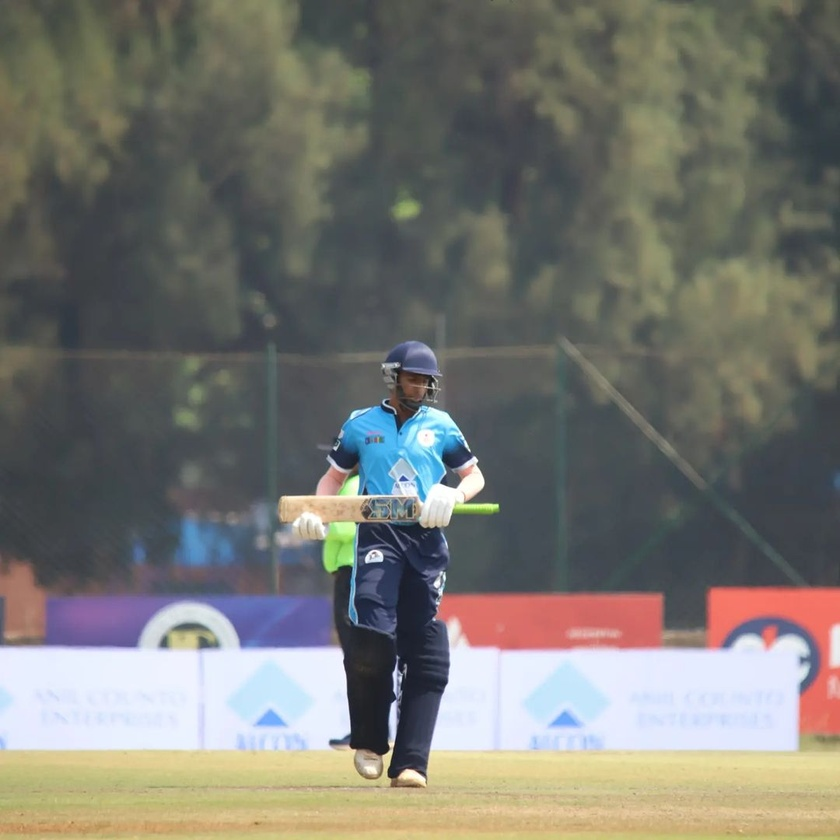
#> input picture profile.jpg, 840 x 840 px, shrunk from 1080 x 1080 before the run, found by its file name
$ python create_subject_cutout.py
#> lines starting #> are read from the running program, lines starting #| are printed output that depends on the picture; after the words box and inside, x2 and y2 are one past the last pixel; in counts of white or black regions, pixels touching at a corner belong together
import numpy as np
from PIL import Image

# Load original profile.jpg
img = Image.open('public/profile.jpg').convert('RGBA')
arr = np.array(img)

# R, G, B channels
r, g, b = arr[:,:,0], arr[:,:,1], arr[:,:,2]
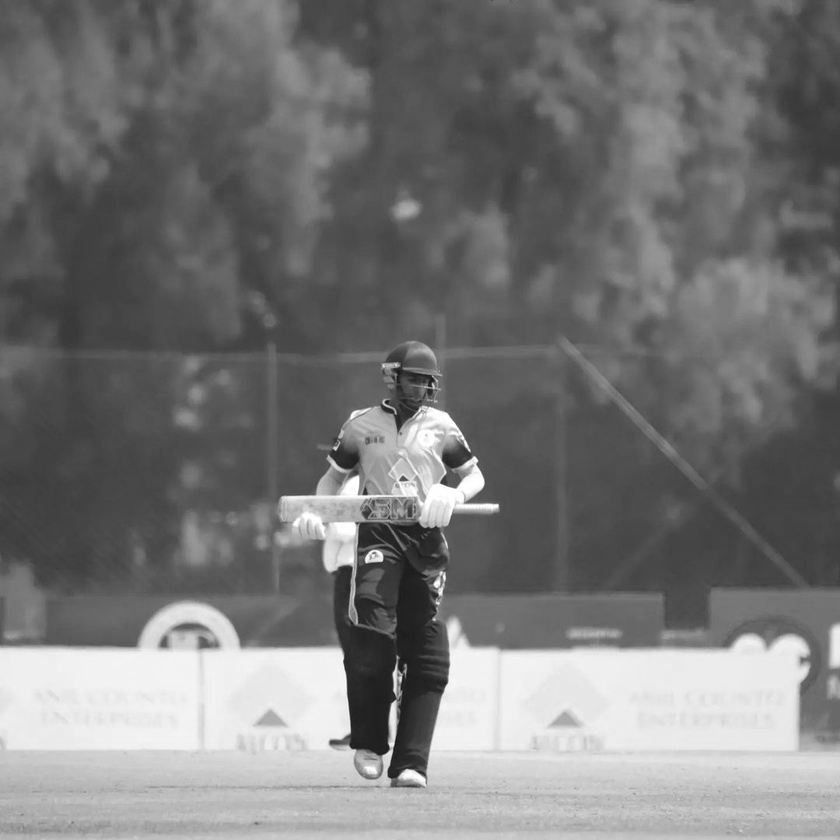
#> g: shape (840, 840); min 19, max 255, mean 119.2
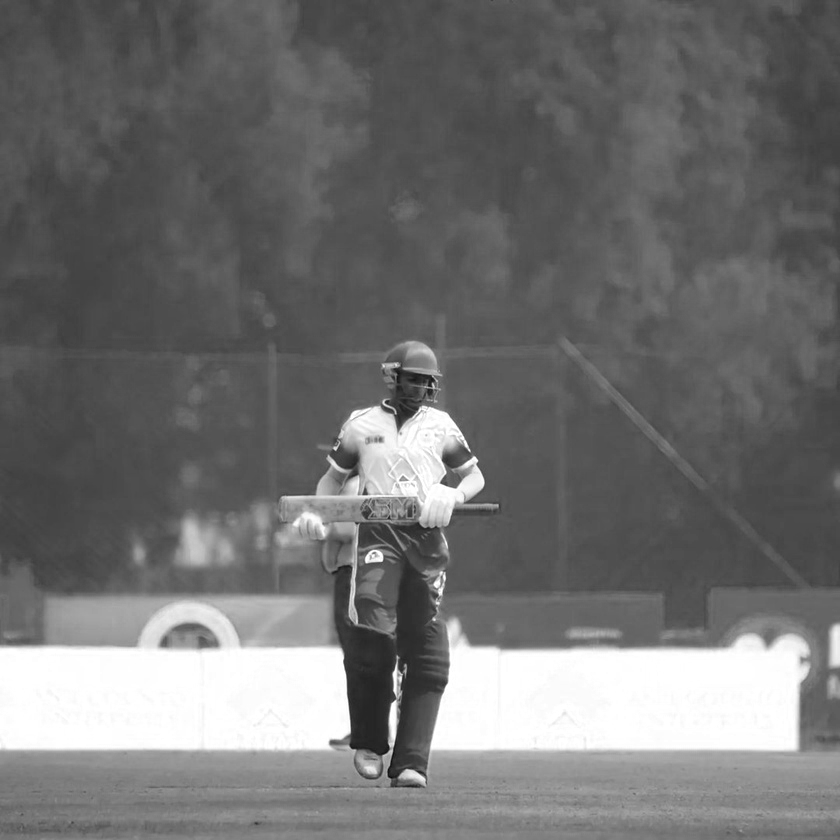
#> b: shape (840, 840); min 7, max 255, mean 113.4

# Detect cricket grass/field (high green, or reddish boundary banner)
# Grass: Green is significantly higher than Red & Blue
grass_mask = (g > 70) & (g > r * 0.9) & (g > b * 1.1)
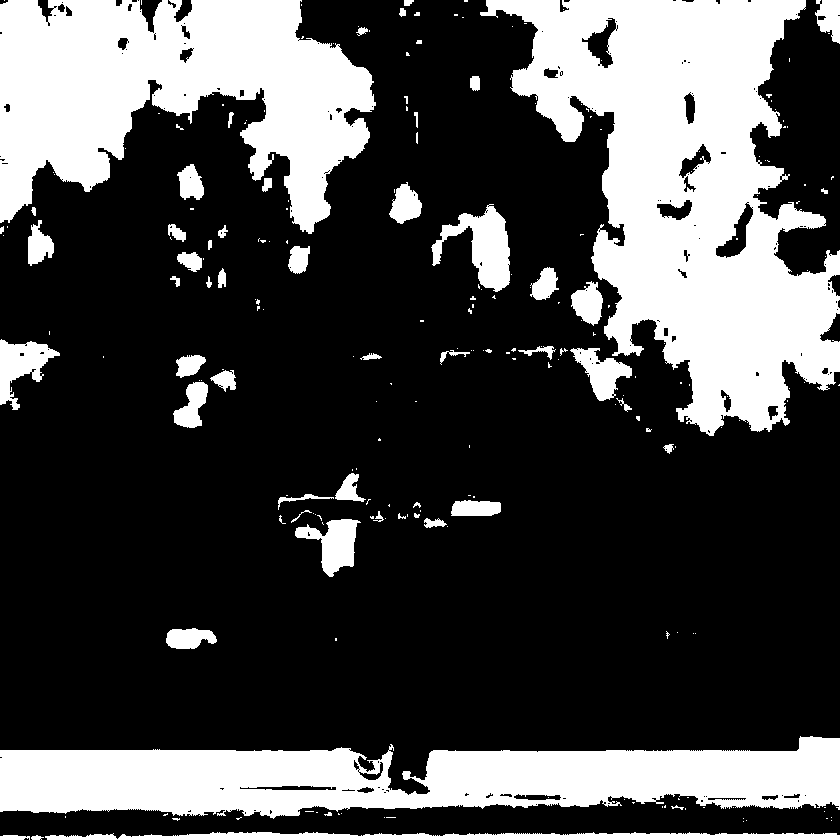
#> grass_mask: shape (840, 840) bool; 28.8% white; 228 white regions (168 under 20 px), largest, box (x1, y1, x2, y2) and area: (480, 0, 840, 436) 79332, (0, 0, 376, 234) 52429, (0, 736, 840, 819) 46169

# Red advertising board in background: High Red, low Green/Blue
red_board_mask = (r > 130) & (r > g * 1.3) & (r > b * 1.3)
#> red_board_mask: shape (840, 840) bool; 3.3% white; 19 white regions (10 under 20 px), largest, box (x1, y1, x2, y2) and area: (436, 593, 664, 650) 11506, (704, 587, 840, 735) 8346, (0, 565, 46, 636) 2365

# Sky/faint top background
top_bg_mask = (arr.shape[0] * 0.3 > np.indices(r.shape)[0]) & (g > 100) & (b > 100)
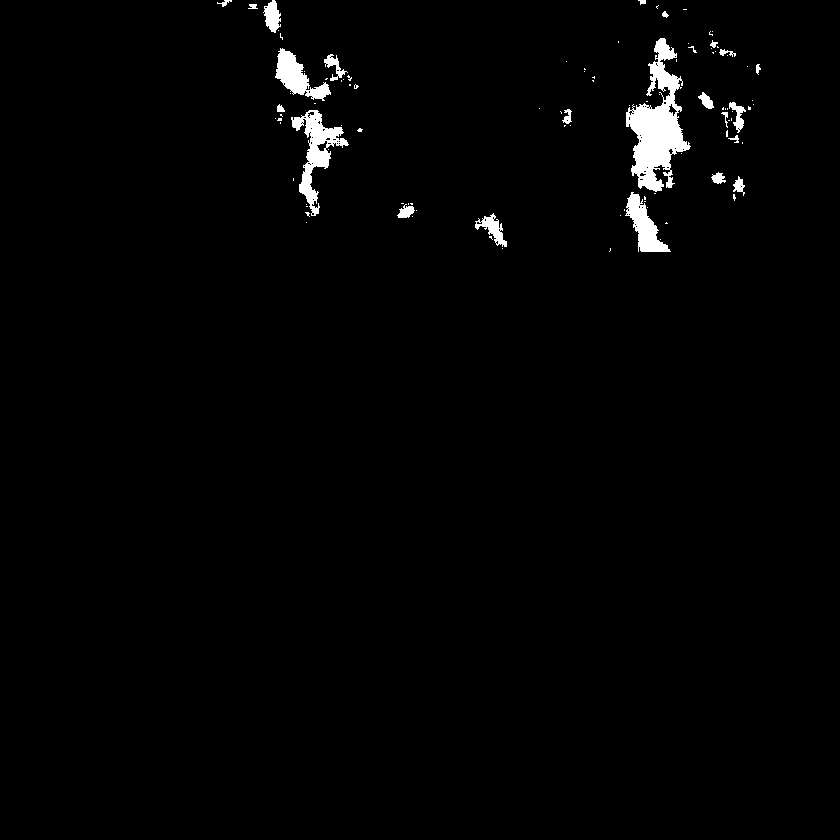
#> top_bg_mask: shape (840, 840) bool; 1.6% white; 101 white regions (77 under 20 px), largest, box (x1, y1, x2, y2) and area: (626, 38, 691, 192) 4478, (291, 110, 349, 216) 1892, (275, 48, 331, 101) 1231

bg_mask = grass_mask | red_board_mask

# Keep person (cricketer in blue jersey & helmet & white pads)
alpha = np.ones(r.shape, dtype=np.uint8) * 255

# Apply smooth falloff mask around subject
h, w = r.shape
#> h = 840; w = 840
for y in range(h):
    for x in range(w):
        # Center subject area is roughly x: 300 to 780, y: 150 to 950
        if not (0.28 * w <= x <= 0.72 * w and 0.15 * h <= y <= 0.98 * h):
            alpha[y, x] = 0
        elif bg_mask[y, x]:
            # Check if it's grass/background around the subject
            # Preserve blue jersey (high blue/cyan: b > 100, b > r)
            if not (b[y, x] > 110 and b[y, x] > r[y, x]):
                alpha[y, x] = 0
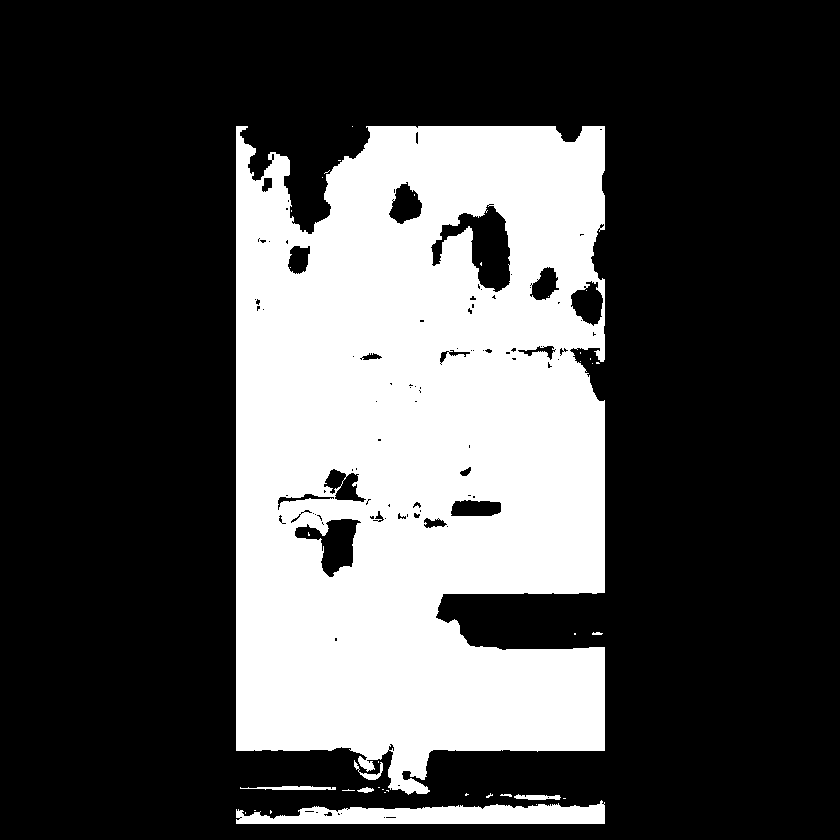
#> alpha: shape (840, 840); 29.9% white; 38 white regions (30 under 20 px), largest, box (x1, y1, x2, y2) and area: (236, 126, 605, 795) 204657, (236, 800, 605, 824) 5748, (240, 786, 336, 790) 266

arr[:, :, 3] = alpha
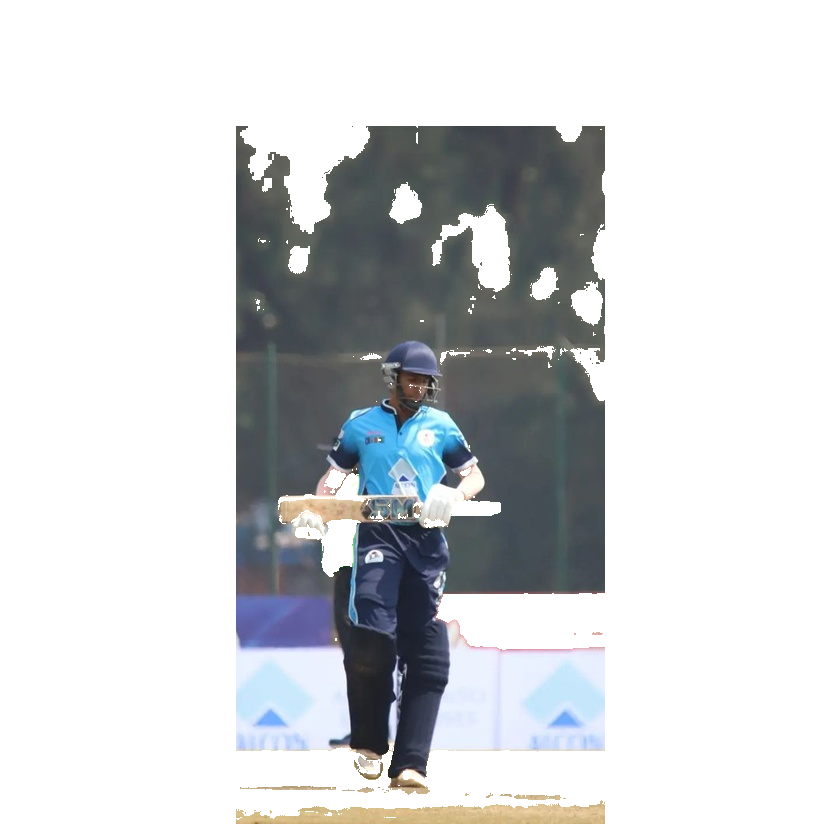
#> arr: shape (840, 840, 4); mean R, G, B, A 119.7, 119.2, 113.4, 76.3; transparent parts drawn white
result = Image.fromarray(arr)
result.save('public/profile-cutout.png')
print("Successfully generated clean cricketer subject cutout in public/profile-cutout.png!")

$ run again, with aboutme.jpg copied over profile.jpg
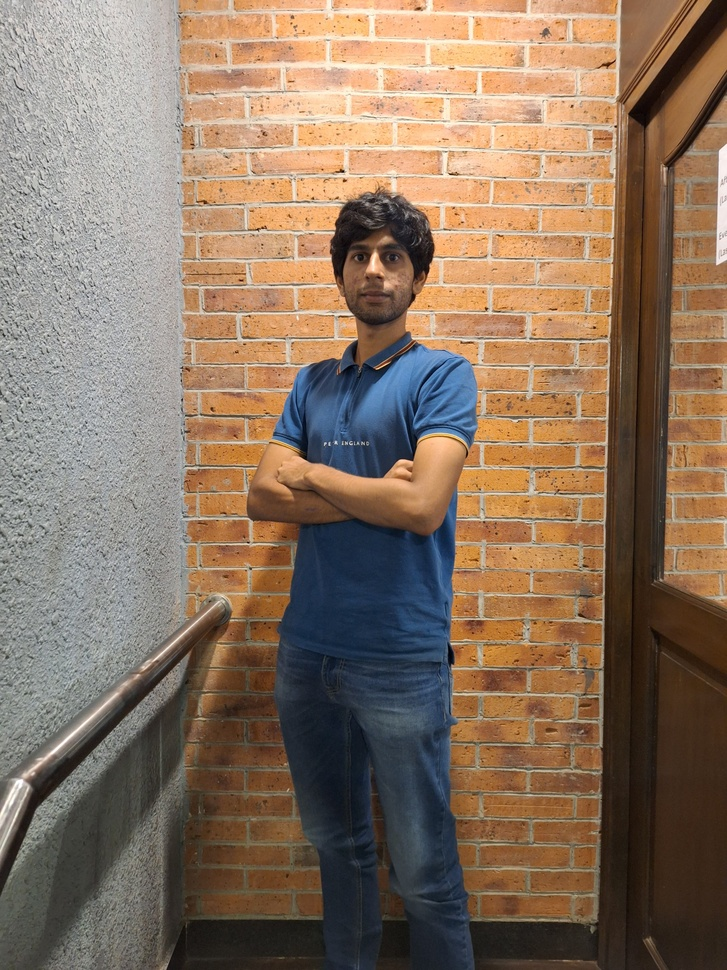
#> input picture aboutme.jpg, 727 x 970 px, shrunk from 3060 x 4080 before the run, found by its file name
#> `grass_mask = (g > 70) & (g > r * 0.9) & (g > b * 1.1)`:
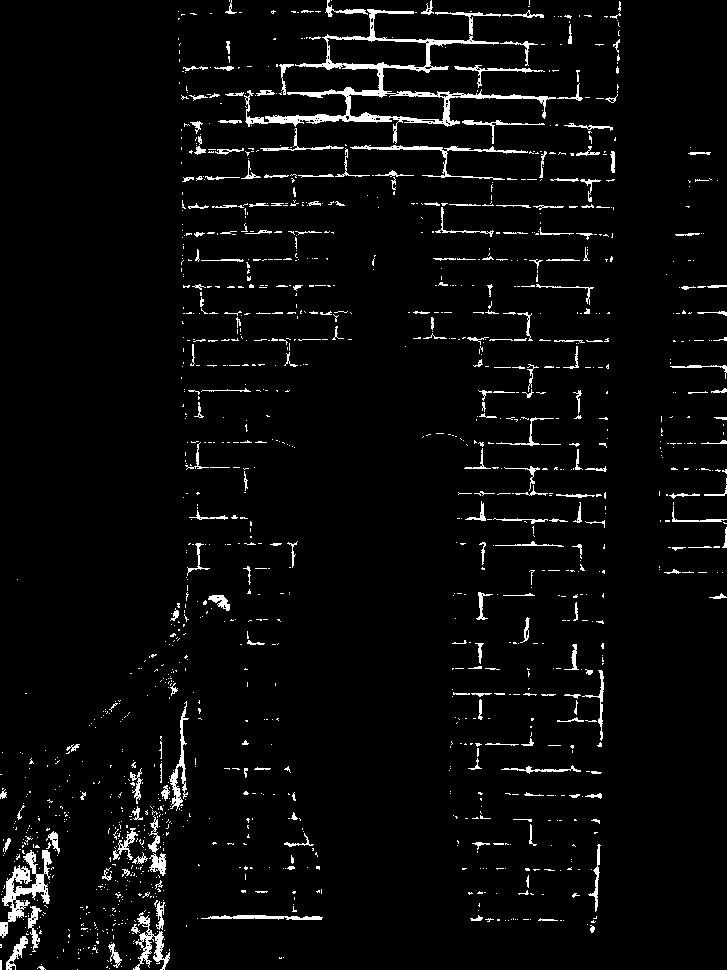
#> grass_mask: shape (970, 727) bool; 3.8% white; 1415 white regions (1176 under 20 px), largest, box (x1, y1, x2, y2) and area: (244, 9, 556, 144) 4382, (0, 850, 52, 938) 1483, (350, 145, 528, 180) 717
#> red_board_mask: shape (970, 727) bool; 25.4% white; 778 white regions (544 under 20 px), largest, box (x1, y1, x2, y2) and area: (201, 435, 529, 528) 11219, (618, 0, 695, 100) 3396, (664, 30, 727, 157) 3005
#> top_bg_mask: shape (970, 727) bool; 23.1% white; 212 white regions (195 under 20 px), largest, box (x1, y1, x2, y2) and area: (0, 0, 622, 291) 158970, (673, 142, 727, 266) 2233, (366, 249, 407, 291) 490
#> bg_mask: shape (970, 727) bool; 29.2% white; 2109 white regions (1679 under 20 px), largest, box (x1, y1, x2, y2) and area: (184, 435, 529, 528) 12542, (244, 9, 556, 144) 6661, (451, 569, 574, 667) 5925
#> `arr[:, :, 3] = alpha`:
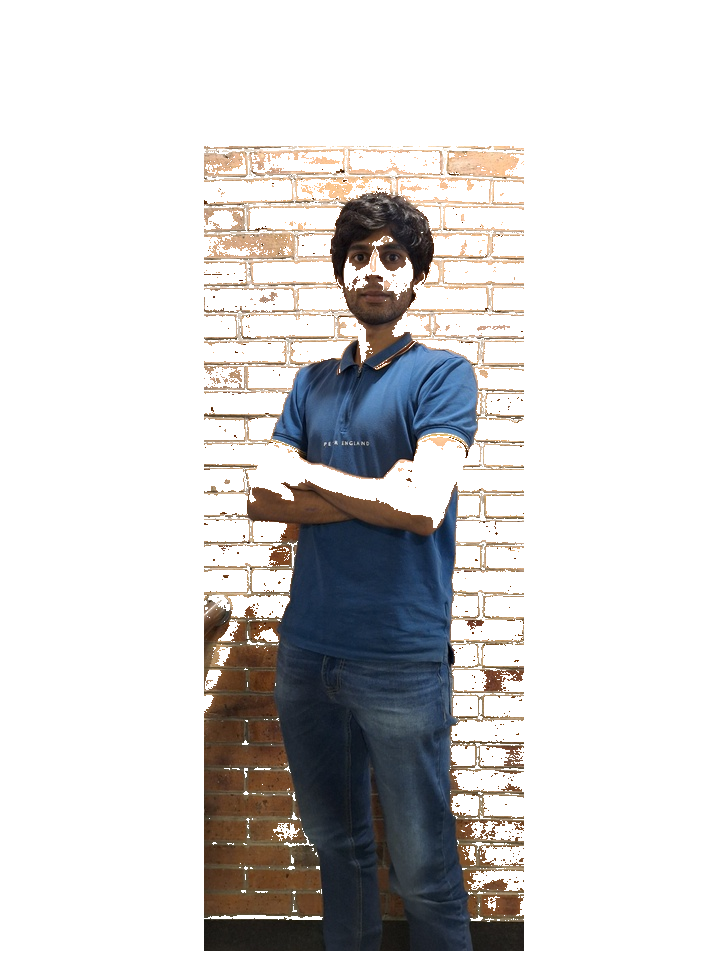
#> arr: shape (970, 727, 4); mean R, G, B, A 137.5, 115.7, 96.8, 60.7; transparent parts drawn white
